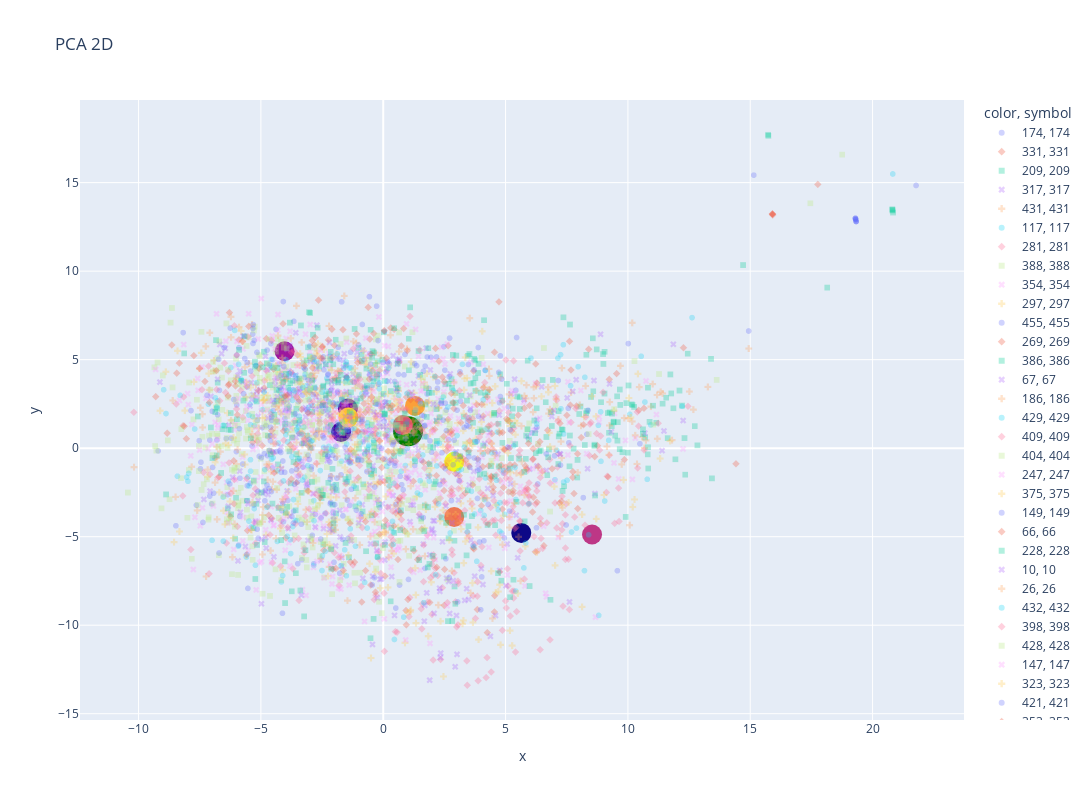

The cell this chart's notebook holds for it:
### Code cell
pca = PCA(n_components=2)
articles_pca = pca.fit_transform(articles_sample_std)
interest_pca = pca.transform(interest_std)
closest_articles_pca = pca.transform(closest_articles_std)


# Plot the data in the PCA space
fig = px.scatter(
    x=articles_pca[:, 0],
    y=articles_pca[:, 1],
    color=articles_sample["category_id"],
    symbol=articles_sample["category_id"],
    title="PCA 2D",
    opacity=0.3,
    width=1200,
    height=800,
)
fig.add_scatter(
    x=interest_pca[:, 0],
    y=interest_pca[:, 1],
    mode="markers",
    marker=dict(color="green", size=30),
    text=f"User interest \n user_id: {user_id} \n category_id: {interest['category_id'].iloc[0]}",
)
fig.add_scatter(
    x=closest_articles_pca[:, 0],
    y=closest_articles_pca[:, 1],
    mode="markers",
    marker=dict(color=list(range(len(closest_articles_pca))), size=20),
    text=[
        f"rank: {i} / article_id: {a.article_id} / category_id: {a.category_id}"
        for i, a in enumerate(closest_articles.itertuples())
    ],
)
fig.show()
